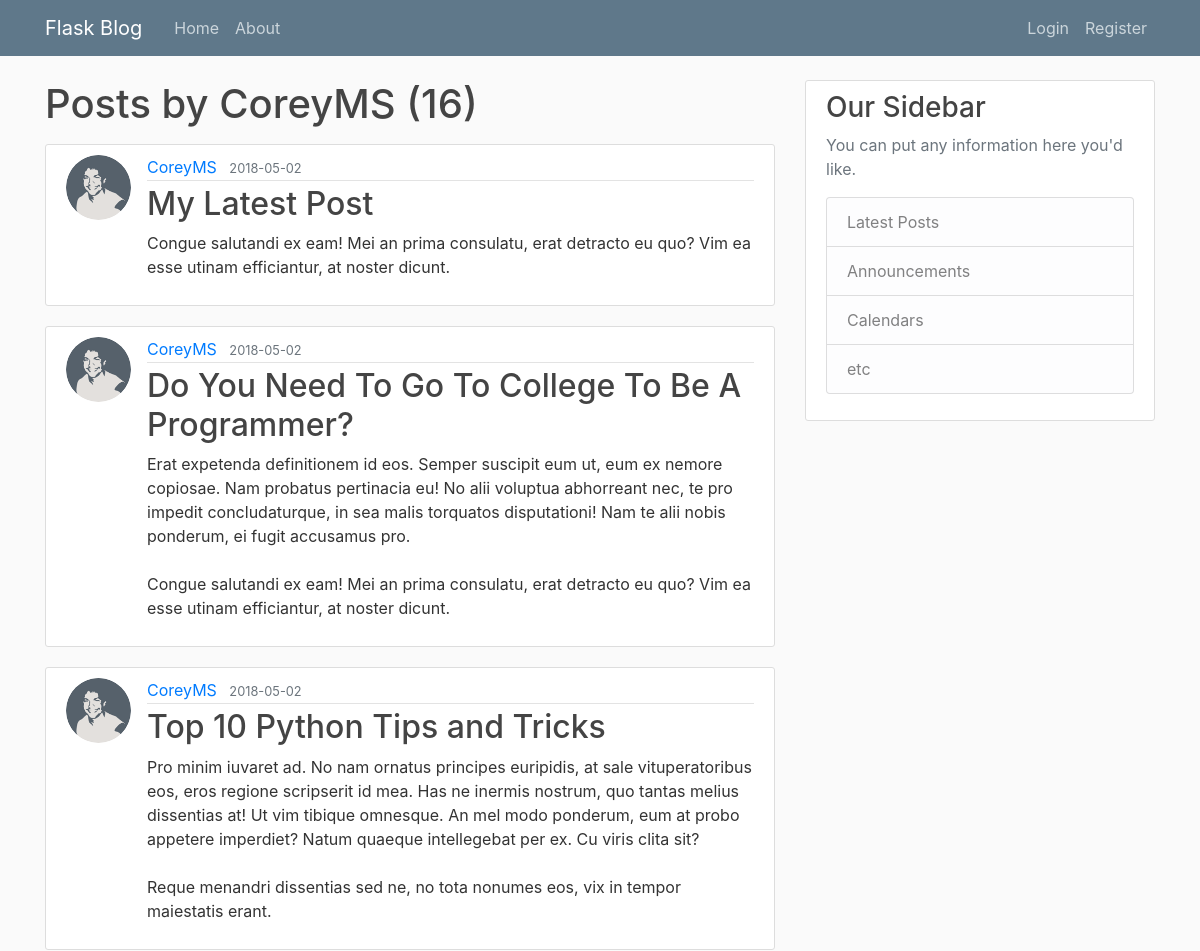
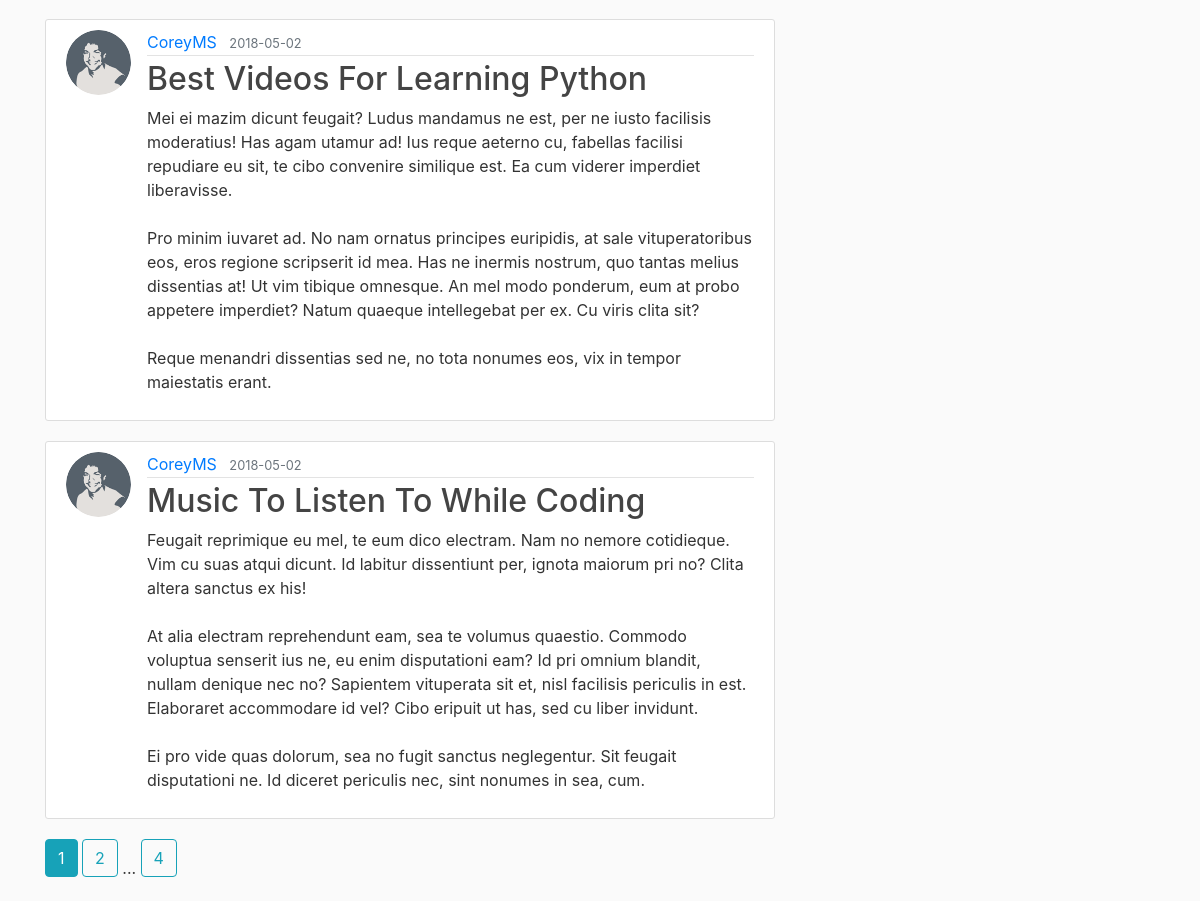
The page /user/CoreyMS on the database as committed earlier (2 pictures, top to bottom).
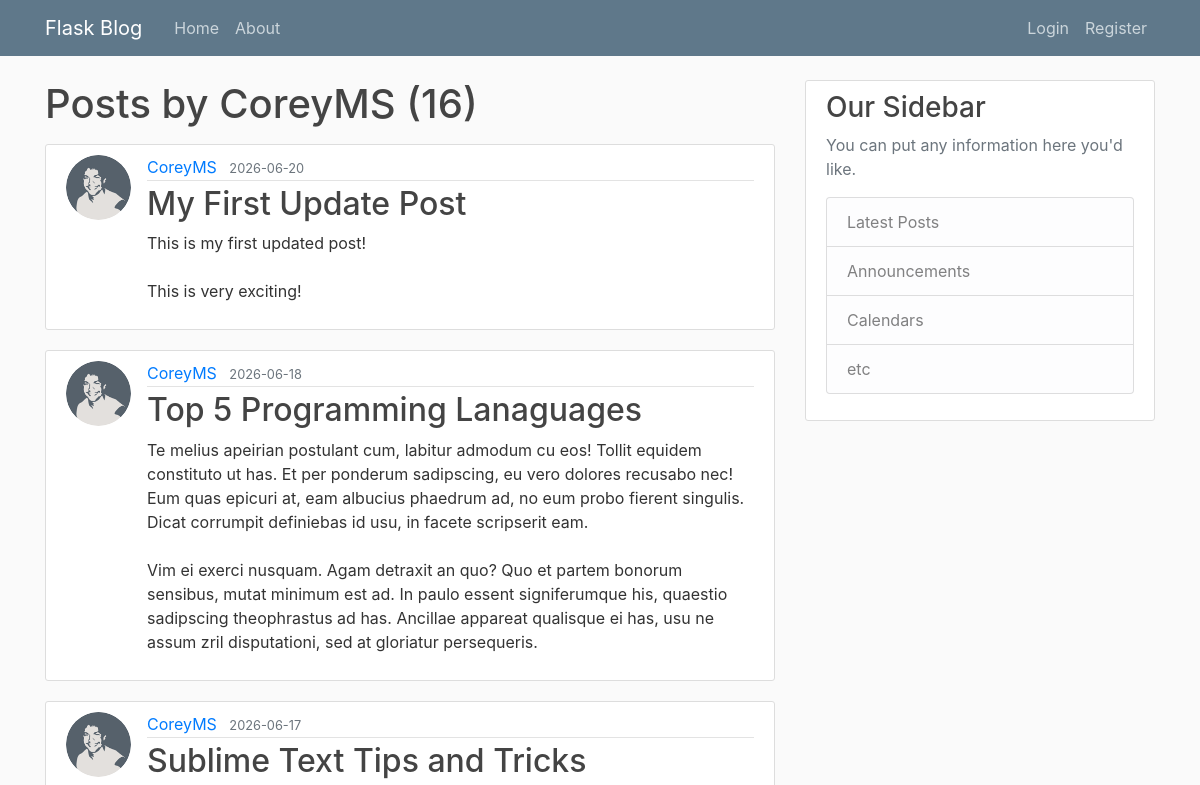
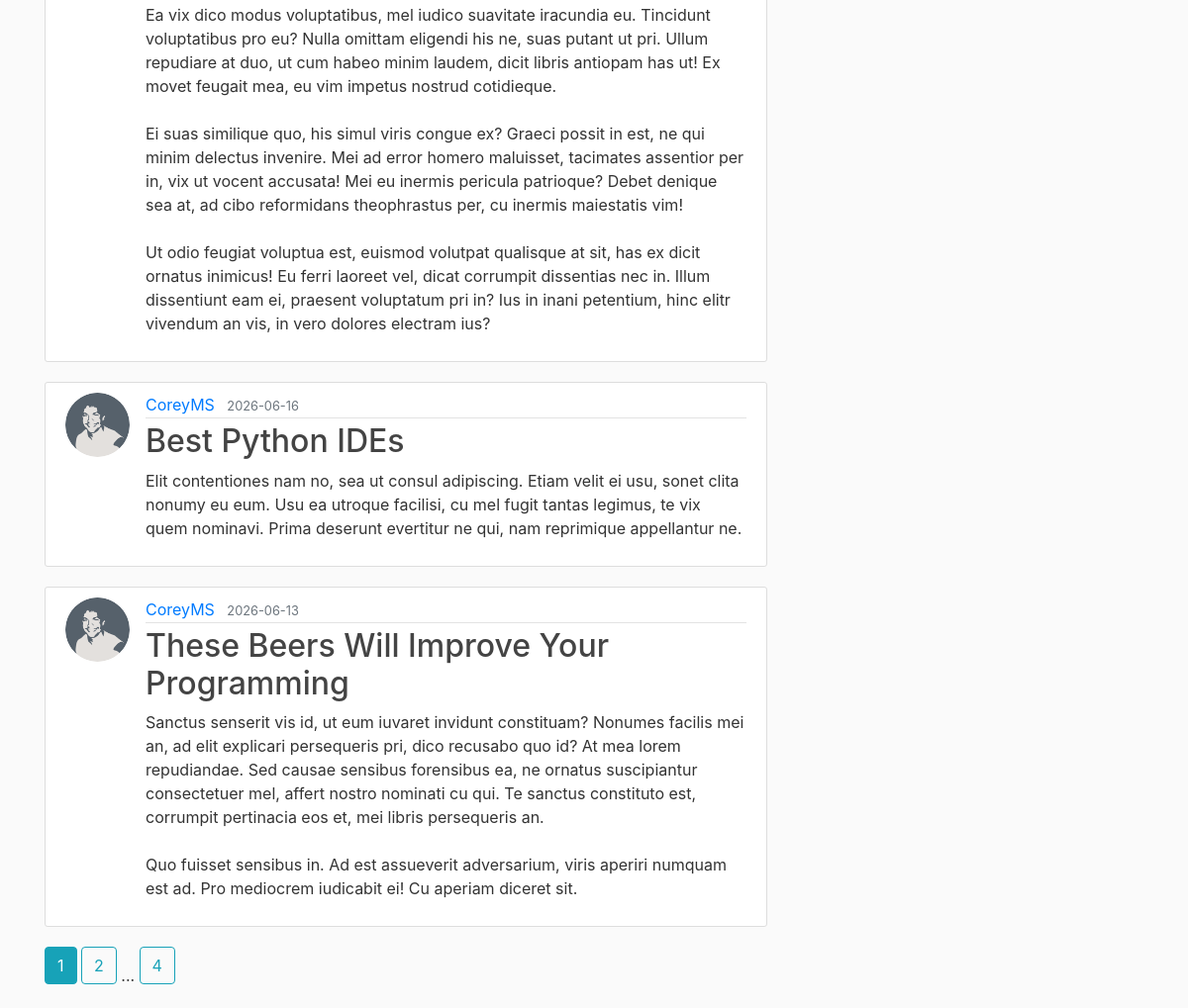
The same page on the database as committed later (2 pictures, top to bottom).
### flaskblog/models.py (models this page shows, shortened)
class Post(db.Model):
    id = db.Column(db.Integer, primary_key=True)
    title = db.Column(db.String(100), nullable=False)
    date_posted = db.Column(db.DateTime, nullable=False, default=datetime.utcnow)
    content = db.Column(db.Text, nullable=False)
    user_id = db.Column(db.Integer, db.ForeignKey("user.id"), nullable=False)

class User(db.Model, UserMixin):
    id = db.Column(db.Integer, primary_key=True)
    username = db.Column(db.String(20), unique=True, nullable=False)
    email = db.Column(db.String(120), unique=True, nullable=False)
    image_file = db.Column(db.String(20), nullable=False, default="default.jpg")
    password = db.Column(db.String(60), nullable=False)
    posts = db.relationship("Post", backref="author", lazy=True)

### flaskblog/users/routes.py (the view)
@users.route("/user/<string:username>")
def user_posts(username):
    page = request.args.get("page", 1, type=int)
    user = User.query.filter_by(username=username).first_or_404()
    posts = (
        Post.query.filter_by(author=user)
        .order_by(Post.date_posted.desc())
        .paginate(page=page, per_page=5)
    )
    return render_template("user_posts.html", posts=posts, user=user)

### flaskblog/templates/user_posts.html
{% extends "layout.html" %}
{% block content %}
    <h1 class="mb-3">Posts by {{ user.username }} ({{ posts.total }})</h1>
    {% for post in posts.items %}
        <article class="media content-section">
          <img class="rounded-circle article-img" src="{{ url_for('static', filename='profile_pics/' + post.author.image_file) }}">
          <div class="media-body">
            <div class="article-metadata">
              <a class="mr-2" href="{{ url_for('users.user_posts', username=post.author.username) }}">{{ post.author.username }}</a>
              <small class="text-muted">{{ post.date_posted.strftime('%Y-%m-%d') }}</small>
            </div>
            <h2><a class="article-title" href="{{ url_for('posts.post', post_id=post.id) }}">{{ post.title }}</a></h2>
            <p class="article-content">{{ post.content }}</p>
          </div>
        </article>
    {% endfor %}
    {% for page_num in posts.iter_pages(left_edge=1, right_edge=1, left_current=1, right_current=2) %}
      {% if page_num %}
        {% if posts.page == page_num %}
          <a class="btn btn-info mb-4" href="{{ url_for('users.user_posts', username=user.username, page=page_num) }}">{{ page_num }}</a>
        {% else %}
          <a class="btn btn-outline-info mb-4" href="{{ url_for('users.user_posts', username=user.username, page=page_num) }}">{{ page_num }}</a>
        {% endif %}
      {% else %}
        ...
      {% endif %}
    {% endfor %}
{% endblock content %}

Rows that differ between the two databases and show on the page:
no longer on this page (row edited): Post: image_file (picture), author.username "CoreyMS", date_posted "2018-05-02", title "My Latest Post", content "Congue salutandi ex eam! Mei an prima consulatu, erat detracto eu quo? Vim ea esse utinam efficiantur, at noster dicunt."
no longer on this page (row edited): Post: image_file (picture), author.username "CoreyMS", date_posted "2018-05-02", title "Do You Need To Go To College To Be A Programmer?", content "Erat expetenda definitionem id eos. Semper suscipit eum ut, eum ex nemore copiosae. Nam probatus pertinacia eu! No alii voluptua abhorreant nec, te pro impedit concludaturque, in sea malis torquatos disputationi! Nam te alii nobis ponderum, ei fugit accusamus pro. Congue salutandi ex eam! Mei an prima consulatu, erat detracto eu quo? Vim ea esse utinam efficiantur, at noster dicunt."
no longer on this page (row edited): Post: image_file (picture), author.username "CoreyMS", date_posted "2018-05-02", title "Top 10 Python Tips and Tricks", content "Pro minim iuvaret ad. No nam ornatus principes euripidis, at sale vituperatoribus eos, eros regione scripserit id mea. Has ne inermis nostrum, quo tantas melius dissentias at! Ut vim tibique omnesque. An mel modo ponderum, eum at probo appetere imperdiet? Natum quaeque intellegebat per ex. Cu viris clita sit? Reque menandri dissentias sed ne, no tota nonumes eos, vix in tempor maiestatis erant."
no longer on this page (row edited): Post: image_file (picture), author.username "CoreyMS", date_posted "2018-05-02", title "Best Videos For Learning Python", content "Mei ei mazim dicunt feugait? Ludus mandamus ne est, per ne iusto facilisis moderatius! Has agam utamur ad! Ius reque aeterno cu, fabellas facilisi repudiare eu sit, te cibo convenire similique est. Ea cum viderer imperdiet liberavisse. Pro minim iuvaret ad. No nam ornatus principes euripidis, at sale vituperatoribus eos, eros regione scripserit id mea. Has ne inermis nostrum, quo tantas melius dissentias at! Ut vim tibique omnesque. An mel modo ponderum, eum at probo appetere imperdiet? Natum quaeque intellegebat per ex. Cu viris clita sit? Reque menandri dissentias sed ne, no tota nonumes eos, vix in tempor maiestatis erant."
no longer on this page (row edited): Post: image_file (picture), author.username "CoreyMS", date_posted "2018-05-02", title "Music To Listen To While Coding", content "Feugait reprimique eu mel, te eum dico electram. Nam no nemore cotidieque. Vim cu suas atqui dicunt. Id labitur dissentiunt per, ignota maiorum pri no? Clita altera sanctus ex his! At alia electram reprehendunt eam, sea te volumus quaestio. Commodo voluptua senserit ius ne, eu enim disputationi eam? Id pri omnium blandit, nullam denique nec no? Sapientem vituperata sit et, nisl facilisis periculis in est. Elaboraret accommodare id vel? Cibo eripuit ut has, sed cu liber invidunt. Ei pro vide quas dolorum, sea no fugit sanctus neglegentur. Sit feugait disputationi ne. Id diceret periculis nec, sint nonumes in sea, cum."
now on this page (row edited): Post: image_file (picture), author.username "CoreyMS", date_posted "2026-06-20", title "My First Update Post", content "This is my first updated post! This is very exciting!"
now on this page (row edited): Post: image_file (picture), author.username "CoreyMS", date_posted "2026-06-18", title "Top 5 Programming Lanaguages", content "Te melius apeirian postulant cum, labitur admodum cu eos! Tollit equidem constituto ut has. Et per ponderum sadipscing, eu vero dolores recusabo nec! Eum quas epicuri at, eam albucius phaedrum ad, no eum probo fierent singulis. Dicat corrumpit definiebas id usu, in facete scripserit eam. Vim ei exerci nusquam. Agam detraxit an quo? Quo et partem bonorum sensibus, mutat minimum est ad. In paulo essent signiferumque his, quaestio sadipscing theophrastus ad has. Ancillae appareat qualisque ei has, usu ne assum zril disputationi, sed at gloriatur persequeris."
now on this page (row edited): Post: image_file (picture), author.username "CoreyMS", date_posted "2026-06-17", title "Sublime Text Tips and Tricks", content "Ea vix dico modus voluptatibus, mel iudico suavitate iracundia eu. Tincidunt voluptatibus pro eu? Nulla omittam eligendi his ne, suas putant ut pri. Ullum repudiare at duo, ut cum habeo minim laudem, dicit libris antiopam has ut! Ex movet feugait mea, eu vim impetus nostrud cotidieque. Ei suas similique quo, his simul viris congue ex? Graeci possit in est, ne qui minim delectus invenire. Mei ad error homero maluisset, tacimates assentior per in, vix ut vocent accusata! Mei eu inermis pericula patrioque? Debet denique sea at, ad cibo reformidans theophrastus per, cu inermis maiestatis vim! Ut odio feugiat voluptua est, euismod volutpat qualisque at sit, has ex dicit ornatus inimicus! Eu…"
now on this page (row edited): Post: image_file (picture), author.username "CoreyMS", date_posted "2026-06-16", title "Best Python IDEs", content "Elit contentiones nam no, sea ut consul adipiscing. Etiam velit ei usu, sonet clita nonumy eu eum. Usu ea utroque facilisi, cu mel fugit tantas legimus, te vix quem nominavi. Prima deserunt evertitur ne qui, nam reprimique appellantur ne."
now on this page (row edited): Post: image_file (picture), author.username "CoreyMS", date_posted "2026-06-13", title "These Beers Will Improve Your Programming", content "Sanctus senserit vis id, ut eum iuvaret invidunt constituam? Nonumes facilis mei an, ad elit explicari persequeris pri, dico recusabo quo id? At mea lorem repudiandae. Sed causae sensibus forensibus ea, ne ornatus suscipiantur consectetuer mel, affert nostro nominati cu qui. Te sanctus constituto est, corrumpit pertinacia eos et, mei libris persequeris an. Quo fuisset sensibus in. Ad est assueverit adversarium, viris aperiri numquam est ad. Pro mediocrem iudicabit ei! Cu aperiam diceret sit."
